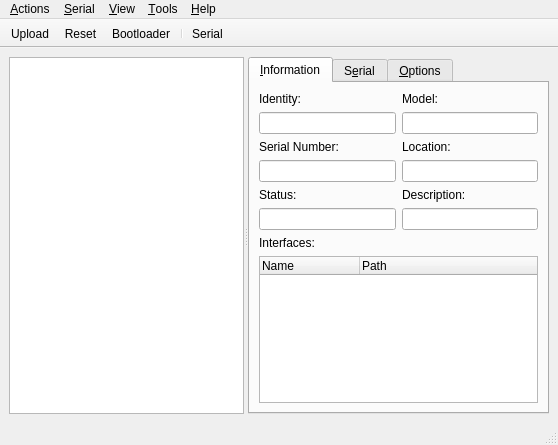
<?xml version="1.0" encoding="UTF-8"?>
<ui version="4.0">
 <class>MainWindow</class>
 <widget class="QMainWindow" name="MainWindow">
  <property name="geometry">
   <rect>
    <x>0</x>
    <y>0</y>
    <width>558</width>
    <height>445</height>
   </rect>
  </property>
  <property name="contextMenuPolicy">
   <enum>Qt::NoContextMenu</enum>
  </property>
  <property name="windowTitle">
   <string>TyCommander</string>
  </property>
  <property name="windowIcon">
   <iconset resource="../../resources/resources.qrc">
    <normaloff>:/tycommander</normaloff>:/tycommander</iconset>
  </property>
  <property name="unifiedTitleAndToolBarOnMac">
   <bool>true</bool>
  </property>
  <widget class="QWidget" name="centralwidget">
   <layout class="QVBoxLayout" name="verticalLayout_7">
    <item>
     <widget class="QSplitter" name="splitter">
      <property name="orientation">
       <enum>Qt::Horizontal</enum>
      </property>
      <widget class="QListView" name="boardList">
       <property name="minimumSize">
        <size>
         <width>180</width>
         <height>0</height>
        </size>
       </property>
       <property name="contextMenuPolicy">
        <enum>Qt::CustomContextMenu</enum>
       </property>
       <property name="horizontalScrollBarPolicy">
        <enum>Qt::ScrollBarAlwaysOff</enum>
       </property>
       <property name="selectionMode">
        <enum>QAbstractItemView::ExtendedSelection</enum>
       </property>
       <property name="selectionRectVisible">
        <bool>true</bool>
       </property>
      </widget>
      <widget class="QTabWidget" name="tabWidget">
       <property name="enabled">
        <bool>true</bool>
       </property>
       <property name="currentIndex">
        <number>0</number>
       </property>
       <property name="elideMode">
        <enum>Qt::ElideRight</enum>
       </property>
       <widget class="QWidget" name="infoTab">
        <attribute name="title">
         <string>&amp;Information</string>
        </attribute>
        <layout class="QVBoxLayout" name="verticalLayout_4">
         <item>
          <layout class="QGridLayout" name="gridLayout">
           <item row="1" column="0">
            <widget class="QLineEdit" name="idText">
             <property name="readOnly">
              <bool>true</bool>
             </property>
            </widget>
           </item>
           <item row="0" column="0">
            <widget class="QLabel" name="label_7">
             <property name="text">
              <string>Identity:</string>
             </property>
            </widget>
           </item>
           <item row="1" column="1">
            <widget class="QLineEdit" name="modelText">
             <property name="readOnly">
              <bool>true</bool>
             </property>
            </widget>
           </item>
           <item row="0" column="1">
            <widget class="QLabel" name="label_4">
             <property name="text">
              <string>Model:</string>
             </property>
            </widget>
           </item>
          </layout>
         </item>
         <item>
          <layout class="QGridLayout" name="gridLayout_2">
           <item row="0" column="2">
            <widget class="QLabel" name="label_3">
             <property name="text">
              <string>Location:</string>
             </property>
            </widget>
           </item>
           <item row="0" column="1">
            <widget class="QLabel" name="label_5">
             <property name="text">
              <string>Serial Number:</string>
             </property>
            </widget>
           </item>
           <item row="1" column="2">
            <widget class="QLineEdit" name="locationText">
             <property name="readOnly">
              <bool>true</bool>
             </property>
            </widget>
           </item>
           <item row="1" column="1">
            <widget class="QLineEdit" name="serialNumberText">
             <property name="readOnly">
              <bool>true</bool>
             </property>
            </widget>
           </item>
          </layout>
         </item>
         <item>
          <layout class="QGridLayout" name="gridLayout_3">
           <item row="1" column="0">
            <widget class="QLineEdit" name="statusText">
             <property name="readOnly">
              <bool>true</bool>
             </property>
            </widget>
           </item>
           <item row="1" column="1">
            <widget class="QLineEdit" name="descriptionText">
             <property name="readOnly">
              <bool>true</bool>
             </property>
            </widget>
           </item>
           <item row="0" column="0">
            <widget class="QLabel" name="label_2">
             <property name="text">
              <string>Status:</string>
             </property>
            </widget>
           </item>
           <item row="0" column="1">
            <widget class="QLabel" name="label_10">
             <property name="text">
              <string>Description:</string>
             </property>
            </widget>
           </item>
          </layout>
         </item>
         <item>
          <widget class="QLabel" name="label_6">
           <property name="text">
            <string>Interfaces:</string>
           </property>
          </widget>
         </item>
         <item>
          <widget class="QTreeWidget" name="interfaceTree">
           <property name="sizePolicy">
            <sizepolicy hsizetype="Expanding" vsizetype="Ignored">
             <horstretch>0</horstretch>
             <verstretch>1</verstretch>
            </sizepolicy>
           </property>
           <property name="minimumSize">
            <size>
             <width>0</width>
             <height>40</height>
            </size>
           </property>
           <property name="indentation">
            <number>0</number>
           </property>
           <property name="rootIsDecorated">
            <bool>false</bool>
           </property>
           <property name="uniformRowHeights">
            <bool>true</bool>
           </property>
           <attribute name="headerDefaultSectionSize">
            <number>100</number>
           </attribute>
           <attribute name="headerMinimumSectionSize">
            <number>100</number>
           </attribute>
           <attribute name="headerStretchLastSection">
            <bool>true</bool>
           </attribute>
           <column>
            <property name="text">
             <string>Name</string>
            </property>
           </column>
           <column>
            <property name="text">
             <string>Path</string>
            </property>
           </column>
          </widget>
         </item>
        </layout>
       </widget>
       <widget class="QWidget" name="serialTab">
        <attribute name="title">
         <string>S&amp;erial</string>
        </attribute>
        <layout class="QVBoxLayout" name="verticalLayout_3">
         <item>
          <widget class="EnhancedPlainText" name="serialText">
           <property name="minimumSize">
            <size>
             <width>240</width>
             <height>0</height>
            </size>
           </property>
           <property name="maximumSize">
            <size>
             <width>16777215</width>
             <height>16777215</height>
            </size>
           </property>
           <property name="contextMenuPolicy">
            <enum>Qt::CustomContextMenu</enum>
           </property>
           <property name="undoRedoEnabled">
            <bool>false</bool>
           </property>
           <property name="readOnly">
            <bool>true</bool>
           </property>
           <property name="textInteractionFlags">
            <set>Qt::TextSelectableByKeyboard|Qt::TextSelectableByMouse</set>
           </property>
          </widget>
         </item>
         <item>
          <layout class="QHBoxLayout" name="horizontalLayout_5">
           <item>
            <widget class="EnhancedLineEdit" name="serialEdit">
             <property name="placeholderText">
              <string>Send data...</string>
             </property>
            </widget>
           </item>
           <item>
            <widget class="QToolButton" name="sendButton">
             <property name="focusPolicy">
              <enum>Qt::StrongFocus</enum>
             </property>
             <property name="text">
              <string>Send</string>
             </property>
             <property name="popupMode">
              <enum>QToolButton::MenuButtonPopup</enum>
             </property>
            </widget>
           </item>
          </layout>
         </item>
        </layout>
       </widget>
       <widget class="QWidget" name="optionsTab">
        <attribute name="title">
         <string>&amp;Options</string>
        </attribute>
        <layout class="QVBoxLayout" name="verticalLayout_2">
         <item>
          <widget class="EnhancedGroupBox" name="groupBox">
           <property name="focusPolicy">
            <enum>Qt::StrongFocus</enum>
           </property>
           <property name="title">
            <string>Upload</string>
           </property>
           <layout class="QVBoxLayout" name="verticalLayout_5">
            <item>
             <layout class="QHBoxLayout" name="horizontalLayout_3" stretch="0,1,0">
              <item>
               <widget class="QLabel" name="label">
                <property name="text">
                 <string>Firmware:</string>
                </property>
               </widget>
              </item>
              <item>
               <widget class="QLineEdit" name="firmwarePath">
                <property name="clearButtonEnabled">
                 <bool>true</bool>
                </property>
               </widget>
              </item>
              <item>
               <widget class="QToolButton" name="firmwareBrowseButton">
                <property name="focusPolicy">
                 <enum>Qt::StrongFocus</enum>
                </property>
                <property name="text">
                 <string>Browse...</string>
                </property>
                <property name="popupMode">
                 <enum>QToolButton::MenuButtonPopup</enum>
                </property>
               </widget>
              </item>
             </layout>
            </item>
            <item>
             <widget class="QCheckBox" name="resetAfterCheck">
              <property name="text">
               <string>Reset device after successful upload</string>
              </property>
              <property name="checked">
               <bool>true</bool>
              </property>
             </widget>
            </item>
           </layout>
          </widget>
         </item>
         <item>
          <widget class="EnhancedGroupBox" name="groupBox_2">
           <property name="focusPolicy">
            <enum>Qt::StrongFocus</enum>
           </property>
           <property name="title">
            <string>Serial</string>
           </property>
           <layout class="QVBoxLayout" name="verticalLayout_6">
            <item>
             <layout class="QHBoxLayout" name="horizontalLayout">
              <item>
               <widget class="QLabel" name="label_9">
                <property name="text">
                 <string>Charset:</string>
                </property>
               </widget>
              </item>
              <item>
               <spacer name="horizontalSpacer_3">
                <property name="orientation">
                 <enum>Qt::Horizontal</enum>
                </property>
                <property name="sizeHint" stdset="0">
                 <size>
                  <width>40</width>
                  <height>20</height>
                 </size>
                </property>
               </spacer>
              </item>
              <item>
               <widget class="QComboBox" name="codecComboBox">
                <property name="maximumSize">
                 <size>
                  <width>160</width>
                  <height>16777215</height>
                 </size>
                </property>
               </widget>
              </item>
             </layout>
            </item>
            <item>
             <layout class="QHBoxLayout" name="horizontalLayout_2">
              <item>
               <widget class="QCheckBox" name="clearOnResetCheck">
                <property name="text">
                 <string>Clear on reset</string>
                </property>
               </widget>
              </item>
              <item>
               <spacer name="horizontalSpacer">
                <property name="orientation">
                 <enum>Qt::Horizontal</enum>
                </property>
                <property name="sizeHint" stdset="0">
                 <size>
                  <width>40</width>
                  <height>20</height>
                 </size>
                </property>
               </spacer>
              </item>
              <item>
               <widget class="QLabel" name="label_8">
                <property name="text">
                 <string>Show:</string>
                </property>
               </widget>
              </item>
              <item>
               <widget class="QSpinBox" name="scrollBackLimitSpin">
                <property name="accelerated">
                 <bool>true</bool>
                </property>
                <property name="suffix">
                 <string> lines</string>
                </property>
                <property name="minimum">
                 <number>10</number>
                </property>
                <property name="maximum">
                 <number>500000</number>
                </property>
                <property name="singleStep">
                 <number>100</number>
                </property>
               </widget>
              </item>
             </layout>
            </item>
            <item>
             <widget class="QLabel" name="serialLogFileLabel">
              <property name="sizePolicy">
               <sizepolicy hsizetype="Ignored" vsizetype="Preferred">
                <horstretch>0</horstretch>
                <verstretch>0</verstretch>
               </sizepolicy>
              </property>
              <property name="text">
               <string notr="true">Serial log in '?'</string>
              </property>
              <property name="openExternalLinks">
               <bool>true</bool>
              </property>
             </widget>
            </item>
            <item>
             <layout class="QHBoxLayout" name="horizontalLayout_4">
              <item>
               <widget class="QLabel" name="label_11">
                <property name="text">
                 <string>Log size:</string>
                </property>
               </widget>
              </item>
              <item>
               <spacer name="horizontalSpacer_2">
                <property name="orientation">
                 <enum>Qt::Horizontal</enum>
                </property>
                <property name="sizeHint" stdset="0">
                 <size>
                  <width>40</width>
                  <height>20</height>
                 </size>
                </property>
               </spacer>
              </item>
              <item>
               <widget class="QSpinBox" name="serialLogSizeSpin">
                <property name="accelerated">
                 <bool>true</bool>
                </property>
                <property name="suffix">
                 <string> kB</string>
                </property>
                <property name="maximum">
                 <number>999999</number>
                </property>
                <property name="singleStep">
                 <number>100</number>
                </property>
               </widget>
              </item>
             </layout>
            </item>
           </layout>
          </widget>
         </item>
         <item>
          <widget class="QLabel" name="ambiguousBoardLabel">
           <property name="palette">
            <palette>
             <active>
              <colorrole role="WindowText">
               <brush brushstyle="SolidPattern">
                <color alpha="255">
                 <red>254</red>
                 <green>0</green>
                 <blue>0</blue>
                </color>
               </brush>
              </colorrole>
             </active>
             <inactive>
              <colorrole role="WindowText">
               <brush brushstyle="SolidPattern">
                <color alpha="255">
                 <red>254</red>
                 <green>0</green>
                 <blue>0</blue>
                </color>
               </brush>
              </colorrole>
             </inactive>
             <disabled>
              <colorrole role="WindowText">
               <brush brushstyle="SolidPattern">
                <color alpha="255">
                 <red>117</red>
                 <green>117</green>
                 <blue>117</blue>
                </color>
               </brush>
              </colorrole>
             </disabled>
            </palette>
           </property>
           <property name="font">
            <font>
             <pointsize>8</pointsize>
             <italic>true</italic>
            </font>
           </property>
           <property name="text">
            <string>⚠ Serial number is not unique, cannot save settings.</string>
           </property>
           <property name="wordWrap">
            <bool>true</bool>
           </property>
          </widget>
         </item>
         <item>
          <spacer name="verticalSpacer">
           <property name="orientation">
            <enum>Qt::Vertical</enum>
           </property>
           <property name="sizeHint" stdset="0">
            <size>
             <width>20</width>
             <height>40</height>
            </size>
           </property>
          </spacer>
         </item>
        </layout>
       </widget>
      </widget>
     </widget>
    </item>
   </layout>
  </widget>
  <widget class="QMenuBar" name="menubar">
   <property name="geometry">
    <rect>
     <x>0</x>
     <y>0</y>
     <width>558</width>
     <height>20</height>
    </rect>
   </property>
   <property name="contextMenuPolicy">
    <enum>Qt::PreventContextMenu</enum>
   </property>
   <widget class="QMenu" name="menuFile">
    <property name="title">
     <string>&amp;Actions</string>
    </property>
    <widget class="QMenu" name="menuRecentFirmwares">
     <property name="title">
      <string>Upload r&amp;ecent firmware</string>
     </property>
    </widget>
    <addaction name="separator"/>
    <addaction name="actionUpload"/>
    <addaction name="actionUploadNew"/>
    <addaction name="actionDropFirmware"/>
    <addaction name="menuRecentFirmwares"/>
    <addaction name="separator"/>
    <addaction name="actionReset"/>
    <addaction name="actionReboot"/>
    <addaction name="separator"/>
    <addaction name="actionQuit"/>
   </widget>
   <widget class="QMenu" name="menuHelp">
    <property name="title">
     <string>&amp;Help</string>
    </property>
    <addaction name="actionWebsite"/>
    <addaction name="actionReportBug"/>
    <addaction name="separator"/>
    <addaction name="actionAbout"/>
   </widget>
   <widget class="QMenu" name="menuView">
    <property name="title">
     <string>&amp;View</string>
    </property>
    <addaction name="actionNewWindow"/>
    <addaction name="actionCompactMode"/>
    <addaction name="separator"/>
    <addaction name="actionShowAppLog"/>
   </widget>
   <widget class="QMenu" name="menuTools">
    <property name="title">
     <string>&amp;Tools</string>
    </property>
    <addaction name="actionArduinoTool"/>
    <addaction name="separator"/>
    <addaction name="actionResetApp"/>
    <addaction name="actionResetSettingsApp"/>
    <addaction name="separator"/>
    <addaction name="actionPreferences"/>
   </widget>
   <widget class="QMenu" name="menuSerial">
    <property name="title">
     <string>&amp;Serial</string>
    </property>
    <addaction name="actionEnableSerial"/>
    <addaction name="actionSendFile"/>
    <addaction name="actionClearSerial"/>
   </widget>
   <addaction name="menuFile"/>
   <addaction name="menuSerial"/>
   <addaction name="menuView"/>
   <addaction name="menuTools"/>
   <addaction name="menuHelp"/>
  </widget>
  <widget class="QStatusBar" name="statusbar">
   <property name="palette">
    <palette>
     <active>
      <colorrole role="WindowText">
       <brush brushstyle="SolidPattern">
        <color alpha="255">
         <red>255</red>
         <green>0</green>
         <blue>0</blue>
        </color>
       </brush>
      </colorrole>
     </active>
     <inactive>
      <colorrole role="WindowText">
       <brush brushstyle="SolidPattern">
        <color alpha="255">
         <red>255</red>
         <green>0</green>
         <blue>0</blue>
        </color>
       </brush>
      </colorrole>
     </inactive>
     <disabled>
      <colorrole role="WindowText">
       <brush brushstyle="SolidPattern">
        <color alpha="255">
         <red>120</red>
         <green>120</green>
         <blue>120</blue>
        </color>
       </brush>
      </colorrole>
     </disabled>
    </palette>
   </property>
   <property name="sizeGripEnabled">
    <bool>true</bool>
   </property>
  </widget>
  <widget class="QToolBar" name="toolBar">
   <property name="windowTitle">
    <string>toolBar</string>
   </property>
   <property name="movable">
    <bool>false</bool>
   </property>
   <property name="toolButtonStyle">
    <enum>Qt::ToolButtonTextUnderIcon</enum>
   </property>
   <property name="floatable">
    <bool>false</bool>
   </property>
   <attribute name="toolBarArea">
    <enum>TopToolBarArea</enum>
   </attribute>
   <attribute name="toolBarBreak">
    <bool>false</bool>
   </attribute>
   <addaction name="actionUpload"/>
   <addaction name="actionReset"/>
   <addaction name="actionReboot"/>
   <addaction name="separator"/>
   <addaction name="actionEnableSerial"/>
  </widget>
  <action name="actionUpload">
   <property name="icon">
    <iconset resource="../../resources/resources.qrc">
     <normaloff>:/upload</normaloff>:/upload</iconset>
   </property>
   <property name="text">
    <string>&amp;Upload</string>
   </property>
   <property name="shortcut">
    <string>Ctrl+U</string>
   </property>
  </action>
  <action name="actionReset">
   <property name="icon">
    <iconset resource="../../resources/resources.qrc">
     <normaloff>:/reset</normaloff>:/reset</iconset>
   </property>
   <property name="text">
    <string>&amp;Reset</string>
   </property>
   <property name="shortcut">
    <string>Ctrl+R</string>
   </property>
  </action>
  <action name="actionQuit">
   <property name="text">
    <string>&amp;Quit</string>
   </property>
   <property name="shortcut">
    <string>Ctrl+Q</string>
   </property>
  </action>
  <action name="actionAbout">
   <property name="text">
    <string>&amp;About</string>
   </property>
  </action>
  <action name="actionReboot">
   <property name="icon">
    <iconset resource="../../resources/resources.qrc">
     <normaloff>:/reboot</normaloff>:/reboot</iconset>
   </property>
   <property name="text">
    <string>&amp;Bootloader</string>
   </property>
   <property name="shortcut">
    <string>Ctrl+B</string>
   </property>
  </action>
  <action name="actionUploadNew">
   <property name="text">
    <string>Upload &amp;New Firmware</string>
   </property>
   <property name="shortcut">
    <string>Ctrl+Shift+U</string>
   </property>
  </action>
  <action name="actionWebsite">
   <property name="text">
    <string>&amp;Website</string>
   </property>
  </action>
  <action name="actionReportBug">
   <property name="text">
    <string>&amp;Report a bug</string>
   </property>
  </action>
  <action name="actionCompactMode">
   <property name="checkable">
    <bool>true</bool>
   </property>
   <property name="text">
    <string>&amp;Compact Mode</string>
   </property>
   <property name="toolTip">
    <string>Compact Mode</string>
   </property>
   <property name="shortcut">
    <string>Ctrl+H</string>
   </property>
  </action>
  <action name="actionNewWindow">
   <property name="text">
    <string>&amp;New Window</string>
   </property>
   <property name="shortcut">
    <string>Ctrl+N</string>
   </property>
  </action>
  <action name="actionClearSerial">
   <property name="text">
    <string>&amp;Clear Serial</string>
   </property>
   <property name="toolTip">
    <string>Clear Serial</string>
   </property>
   <property name="shortcut">
    <string>Ctrl+Alt+X</string>
   </property>
  </action>
  <action name="actionArduinoTool">
   <property name="text">
    <string>&amp;Integrate to Arduino</string>
   </property>
  </action>
  <action name="actionEnableSerial">
   <property name="checkable">
    <bool>true</bool>
   </property>
   <property name="icon">
    <iconset resource="../../resources/resources.qrc">
     <normaloff>:/monitor</normaloff>:/monitor</iconset>
   </property>
   <property name="text">
    <string>&amp;Enable Serial</string>
   </property>
   <property name="iconText">
    <string>Serial</string>
   </property>
   <property name="toolTip">
    <string>Serial</string>
   </property>
   <property name="shortcut">
    <string>Ctrl+S</string>
   </property>
  </action>
  <action name="actionResetApp">
   <property name="text">
    <string>&amp;Reset Application</string>
   </property>
  </action>
  <action name="actionResetSettingsApp">
   <property name="text">
    <string>Reset &amp;Settings &amp;&amp; Application</string>
   </property>
   <property name="toolTip">
    <string>Reset Settings &amp; Application</string>
   </property>
  </action>
  <action name="actionShowAppLog">
   <property name="text">
    <string>Show Application &amp;Log</string>
   </property>
   <property name="toolTip">
    <string>Show Application Log</string>
   </property>
  </action>
  <action name="actionDropFirmware">
   <property name="text">
    <string>&amp;Drop firmware association</string>
   </property>
  </action>
  <action name="actionPreferences">
   <property name="text">
    <string>&amp;Preferences</string>
   </property>
   <property name="toolTip">
    <string>Preferences</string>
   </property>
  </action>
  <action name="actionRenameBoard">
   <property name="text">
    <string>Ren&amp;ame board</string>
   </property>
   <property name="toolTip">
    <string>Rename board</string>
   </property>
  </action>
  <action name="actionSendFile">
   <property name="text">
    <string>Send &amp;File</string>
   </property>
  </action>
 </widget>
 <customwidgets>
  <customwidget>
   <class>EnhancedPlainText</class>
   <extends>QPlainTextEdit</extends>
   <header>enhanced_plain_text.hpp</header>
  </customwidget>
  <customwidget>
   <class>EnhancedGroupBox</class>
   <extends>QGroupBox</extends>
   <header>enhanced_group_box.hpp</header>
   <container>1</container>
  </customwidget>
  <customwidget>
   <class>EnhancedLineEdit</class>
   <extends>QLineEdit</extends>
   <header>enhanced_line_edit.hpp</header>
  </customwidget>
 </customwidgets>
 <tabstops>
  <tabstop>boardList</tabstop>
  <tabstop>tabWidget</tabstop>
  <tabstop>idText</tabstop>
  <tabstop>modelText</tabstop>
  <tabstop>serialNumberText</tabstop>
  <tabstop>locationText</tabstop>
  <tabstop>statusText</tabstop>
  <tabstop>descriptionText</tabstop>
  <tabstop>interfaceTree</tabstop>
  <tabstop>serialText</tabstop>
  <tabstop>serialEdit</tabstop>
  <tabstop>sendButton</tabstop>
  <tabstop>groupBox</tabstop>
  <tabstop>firmwarePath</tabstop>
  <tabstop>firmwareBrowseButton</tabstop>
  <tabstop>resetAfterCheck</tabstop>
  <tabstop>groupBox_2</tabstop>
  <tabstop>codecComboBox</tabstop>
  <tabstop>clearOnResetCheck</tabstop>
  <tabstop>scrollBackLimitSpin</tabstop>
  <tabstop>serialLogSizeSpin</tabstop>
 </tabstops>
 <resources>
  <include location="../../resources/resources.qrc"/>
 </resources>
 <connections/>
</ui>
